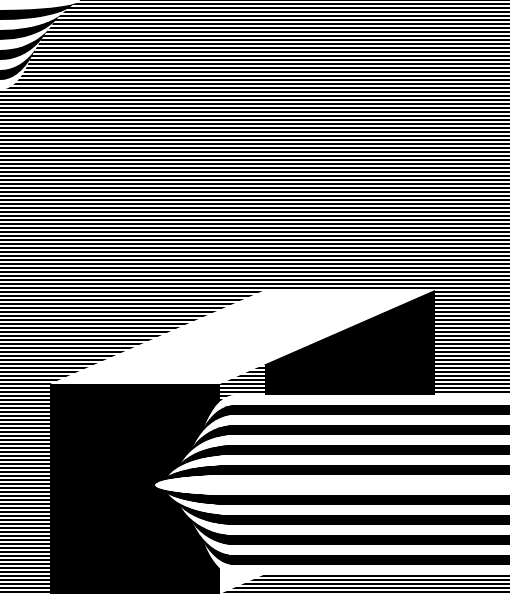
Frame 1 (no input)
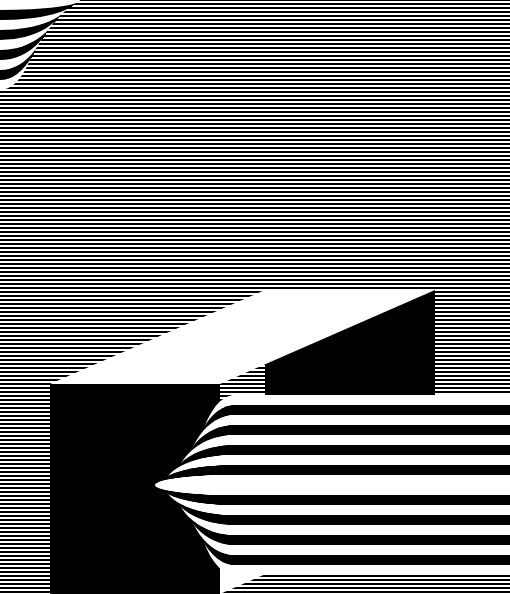
Frame 60 (no input)
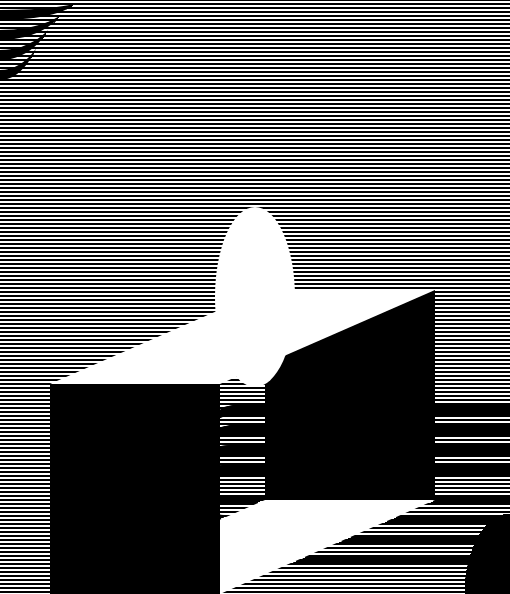
Frame 120 (the mouse pressed at the canvas centre since frame 60)

The p5.js sketch that drew these frames (run headless with seeded random() and noise() and a simulated clock; from frame 60 on, the mouse is pressed at the canvas centre):

// p5.js sketch
// ── sketch.js
//reproducing image by Anton Bruhin
//Seestücke series
//Seestück 16, 2001
//by Melissa Scovell

function setup() {
    createCanvas(510, 594);
    background(255);
  }
  
  function draw() {
    //backround lines
    //is there a way to produce an exact amount of lines?
    for (let y = 0; y < 594; y = y + 4) {
      strokeWeight(2);
      stroke(0);
      line(0, y, 594, y);
    }
  
    //parallépipède ractangle face blanche dessous
    fill(255);
    noStroke();
    quad(220, 594, 435, 500, 265, 500, 50, 594);
  
    //parallépipède rectangle faces noires
    fill(0);
    noStroke();
    rect(50, 384, 170, 210);
    rect(265, 290, 170, 210);
  
    //parallépipède rectangle face blanche dessus
    fill(255);
    noStroke();
    quad(220, 384, 435, 290, 265, 290, 50, 384); //why does x4 and y4 not arrive to the same point as for the black part? lol was because of the stroke
  
    //weird black and white round diamonds thingies
    //use ellipse
    //for Width: 100 + (ellipseWidth - 8) * 10
    //ellipseHeight is not only for hight its just a variable but flemme to change all of it
    for (
      let ellipseHeight = 1;
      ellipseHeight < 10;
      ellipseHeight = ellipseHeight + 1
    ) {
      //console.log(ellipseHeight % 2);
  
      if (ellipseHeight % 2 == 0) {
        fill(0);
      } else {
        fill(255);
      }
      strokeWeight(2);
      noStroke();
      translate(mouseX, mouseY);
      ellipse(0, 0, 150 + (ellipseHeight - 8) * 10, 10 * 20 - ellipseHeight * 20); //how do i get more stripes?
  
      //maybe play with blendMode like inverting b/w
  
      for (let x = 235; x < 520; x = x + 1)
        ellipse(
          x,
          485,
          150 + (ellipseHeight - 8) * 10,
          10 * 20 - ellipseHeight * 20
        );
    }
    //grey onion ellipses
    //use same function as before but change it a bit with variable onion insted of ellipse Height
    /*for( let onion = 7; onion < 10; onion = onion + 1) {
      if (onion % 2 == 0) {
        fill(100);
      } else {
        fill(255);
      }
       ellipse(
        220,
        200,
        300 + (onion - 8) * 10,
        10 * 20 - onion * 20
      );
    }*/
  }
  
